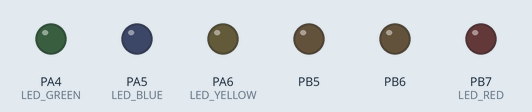
Simulated run of this program. Board: ATmega32, built with avr-gcc and emulated at 8 MHz. Shown: output pins drawn as LEDs (lit = HIGH). Pins used as bus, display or sensor lines are not drawn.

Above: at 0.2 s.
At 1.3 s:
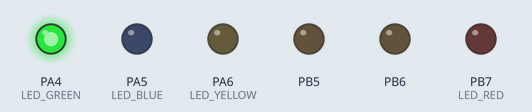
At 2.4 s:
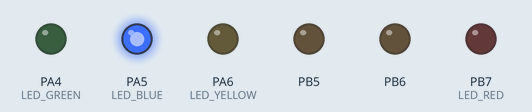
At 5.1 s:
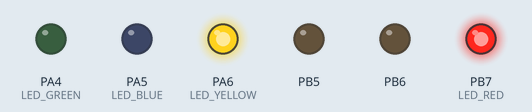
At 7.8 s:
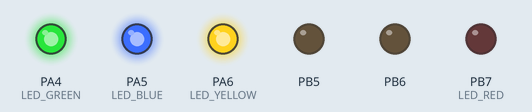
At 10.5 s:
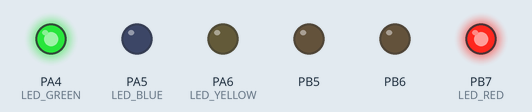
Timing chart, 0 to 11.3 s (numbered marks = the images above):
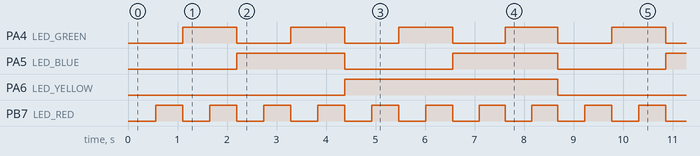

Measured:
- by itself, PA4 (LED_GREEN): alternates HIGH for 1.1 s and LOW for 1.1 s
- by itself, PA5 (LED_BLUE): alternates HIGH for 2.2 s and LOW for 2.2 s
- by itself, PA6 (LED_YELLOW): alternates HIGH for 4.3 s and LOW for 4.4 s
- by itself, PB7 (LED_RED): alternates HIGH for 0.55 s and LOW for 0.55 s

The program:

main.c
```c
#include "../00-LIB/STD_TYPES.h"
#include "../00-LIB/BIT_MATH.h"
#include "avr/delay.h"
/**************  APP  ********************/

#include "../03-MCAL/01-DIO/DIO_INTERFACE.h"
#include "../02-HAL/01-LED/LED_INTERFACE.h"
#include "../02-HAL/02-DIP_SWITCH/DIP_INTERFACE.h"
#include "../02-HAL/03-SSD/SSD_INTERFACE.h"
#include "../02-HAL/04-LCD/LCD_INTERFACE.h"


int main (void)
{
	HSSD_voidInitSSD();
	HLED_voidInit();
	while(1)
	{
		HSSD_voidDisplaySSD(0);
		HLED_voidTurnOff(LED_RED_t);
		HLED_voidTurnOff(LED_GREEN_t);
		HLED_voidTurnOff(LED_BLUE_t);
		HLED_voidTurnOff(LED_YELLOW_t);
		_delay_ms(500);

		HSSD_voidDisplaySSD(1);
		HLED_voidTurnOn(LED_RED_t);
		HLED_voidTurnOff(LED_GREEN_t);
		HLED_voidTurnOff(LED_BLUE_t);
		HLED_voidTurnOff(LED_YELLOW_t);
		_delay_ms(500);

		HSSD_voidDisplaySSD(2);
		HLED_voidTurnOff(LED_RED_t);
		HLED_voidTurnOn(LED_GREEN_t);
		HLED_voidTurnOff(LED_BLUE_t);
		HLED_voidTurnOff(LED_YELLOW_t);
		_delay_ms(500);

		HSSD_voidDisplaySSD(3);
		HLED_voidTurnOn(LED_RED_t);
		HLED_voidTurnOn(LED_GREEN_t);
		HLED_voidTurnOff(LED_BLUE_t);
		HLED_voidTurnOff(LED_YELLOW_t);
		_delay_ms(500);

		HSSD_voidDisplaySSD(4);
		HLED_voidTurnOff(LED_RED_t);
		HLED_voidTurnOff(LED_GREEN_t);
		HLED_voidTurnOn(LED_BLUE_t);
		HLED_voidTurnOff(LED_YELLOW_t);
		_delay_ms(500);

		HSSD_voidDisplaySSD(5);
		HLED_voidTurnOn(LED_RED_t);
		HLED_voidTurnOff(LED_GREEN_t);
		HLED_voidTurnOn(LED_BLUE_t);
		HLED_voidTurnOff(LED_YELLOW_t);
		_delay_ms(500);

		HSSD_voidDisplaySSD(6);
		HLED_voidTurnOff(LED_RED_t);
		HLED_voidTurnOn(LED_GREEN_t);
		HLED_voidTurnOn(LED_BLUE_t);
		HLED_voidTurnOff(LED_YELLOW_t);
		_delay_ms(500);

		HSSD_voidDisplaySSD(7);
		HLED_voidTurnOn(LED_RED_t);
		HLED_voidTurnOn(LED_GREEN_t);
		HLED_voidTurnOn(LED_BLUE_t);
		HLED_voidTurnOff(LED_YELLOW_t);
		_delay_ms(500);

		HSSD_voidDisplaySSD(8);
		HLED_voidTurnOff(LED_RED_t);
		HLED_voidTurnOff(LED_GREEN_t);
		HLED_voidTurnOff(LED_BLUE_t);
		HLED_voidTurnOn(LED_YELLOW_t);
		_delay_ms(500);

		HSSD_voidDisplaySSD(9);
		HLED_voidTurnOn(LED_RED_t);
		HLED_voidTurnOff(LED_GREEN_t);
		HLED_voidTurnOff(LED_BLUE_t);
		HLED_voidTurnOn(LED_YELLOW_t);
		_delay_ms(500);

		HSSD_voidDisplaySSD(10);
		HLED_voidTurnOff(LED_RED_t);
		HLED_voidTurnOn(LED_GREEN_t);
		HLED_voidTurnOff(LED_BLUE_t);
		HLED_voidTurnOn(LED_YELLOW_t);
		_delay_ms(500);

		HSSD_voidDisplaySSD(11);
		HLED_voidTurnOn(LED_RED_t);
		HLED_voidTurnOn(LED_GREEN_t);
		HLED_voidTurnOff(LED_BLUE_t);
		HLED_voidTurnOn(LED_YELLOW_t);
		_delay_ms(500);

		HSSD_voidDisplaySSD(12);
		HLED_voidTurnOff(LED_RED_t);
		HLED_voidTurnOff(LED_GREEN_t);
		HLED_voidTurnOn(LED_BLUE_t);
		HLED_voidTurnOn(LED_YELLOW_t);
		_delay_ms(500);

		HSSD_voidDisplaySSD(13);
		HLED_voidTurnOn(LED_RED_t);
		HLED_voidTurnOff(LED_GREEN_t);
		HLED_voidTurnOn(LED_BLUE_t);
		HLED_voidTurnOn(LED_YELLOW_t);
		_delay_ms(500);

		HSSD_voidDisplaySSD(14);
		HLED_voidTurnOff(LED_RED_t);
		HLED_voidTurnOn(LED_GREEN_t);
		HLED_voidTurnOn(LED_BLUE_t);
		HLED_voidTurnOn(LED_YELLOW_t);
		_delay_ms(500);

		HSSD_voidDisplaySSD(15);
		HLED_voidTurnOn(LED_RED_t);
		HLED_voidTurnOn(LED_GREEN_t);
		HLED_voidTurnOn(LED_BLUE_t);
		HLED_voidTurnOn(LED_YELLOW_t);
		_delay_ms(500);
	}
	return 0;
}
```

LED_CONFIG.h
```c
/*==================================================================================*
 * File        : LED_CONFIG.h  														*
 * Description :																   	*
 * Author      : Mahmoud Gharib Embedded SW Engineer 								*
 * Date        : 																	*
 * Git account : https://github.com/Mahmoud-Gharib									*
 * mail        : mahmoudgharib99999@gmail.com 										*
 *==================================================================================*/
#ifndef LED_CONFIG_H
#define LED_CONFIG_H


#define LED_GREEN     DIO_u8_PIN4
#define LED_BLUE      DIO_u8_PIN5
#define LED_YELLOW    DIO_u8_PIN6
#define LED_RED       DIO_u8_PIN7

#endif
```

DIP_CONFIG.h
```c
/*==================================================================================*
 * File        : DIP_CONFIG.h  														*
 * Description :																   	*
 * Author      : Mahmoud Gharib Embedded SW Engineer 								*
 * Date        : 																	*
 * Git account : https://github.com/Mahmoud-Gharib									*
 * mail        : mahmoudgharib99999@gmail.com 										*
 *==================================================================================*/
#ifndef DIP_CONFIG_H
#define DIP_CONFIG_H

#define SWITCH_1    DIO_u8_PIN7
#define SWITCH_2    DIO_u8_PIN6
#define SWITCH_3    DIO_u8_PIN5
#define SWITCH_4    DIO_u8_PIN3

#endif
```

SSD_CONFIG.h
```c
/*==================================================================================*
 * File        : SSD_CONFIG.h  														*
 * Description :																   	*
 * Author      : Mahmoud Gharib Embedded SW Engineer 								*
 * Date        : 																	*
 * Git account : https://github.com/Mahmoud-Gharib									*
 * mail        : mahmoudgharib99999@gmail.com 										*
 *==================================================================================*/
#ifndef SSD_CONFIG_H
#define SSD_CONFIG_H


#endif
```

LCD_CONFIG.h
```c
/*==================================================================================*
 * File        : LCD_CONFIG.h  														*
 * Description :																   	*
 * Author      : Mahmoud Gharib Embedded SW Engineer 								*
 * Date        : 																	*
 * Git account : https://github.com/Mahmoud-Gharib									*
 * mail        : mahmoudgharib99999@gmail.com 										*
 *==================================================================================*/
#ifndef LCD_CONFIG_H
#define LCD_CONFIG_H

/*==========================*
* SELECT LCD MODE :			*
*		1._4_BIT_MODE		*
*		2._8_BIT_MODE		*
*===========================*/

#define LCD_MODE         	_4_BIT_MODE

#define LCD_DATA_PORT    	DIO_u8_PORTB

#define LCD_DATA_PIN_4   	DIO_u8_PIN0
#define LCD_DATA_PIN_5	 	DIO_u8_PIN1
#define LCD_DATA_PIN_6	 	DIO_u8_PIN2
#define LCD_DATA_PIN_7	 	DIO_u8_PIN4

#define LCD_CONTROL_PORT    DIO_u8_PORTA

#define LCD_RS_PIN       	DIO_u8_PIN3
#define LCD_EN_PIN       	DIO_u8_PIN2

#endif
```

LED_INTERFACE.h
```c
/*==================================================================================*
 * File        : LED_INTERFACE.h     												*
 * Description : This file includes LED Driver prototypes and macros				*
 * Author      : Mahmoud Gharib Embedded SW Engineer 								*
 * Date        : 																	*
 * Git account : https://github.com/Mahmoud-Gharib									*
 * mail        : mahmoudgharib99999@gmail.com 										*
 *==================================================================================*/

#ifndef LED_INTERFACE_H
#define LED_INTERFACE_H

#include "../../00-LIB/STD_TYPES.h"

enum Led
{
	LED_GREEN_t = 1,
	LED_BLUE_t     ,
	LED_YELLOW_t   ,
	LED_RED_t

}LED_t;


/*Prototypes LED DRIVERS*/
void HLED_voidInit  (void);
void HLED_voidTurnOn  (u8 Copy_u8LedPinId);
void HLED_voidTurnOff (u8 Copy_u8LedPinId);

#endif
```

LED_PROGRAM.c
```c
/*==================================================================================*
 * File        : LED_PROGRAM.c														*
 * Description : This file includes LED Driver implementations 				      	*
 * Author      : Mahmoud Gharib Embedded SW Engineer 								*
 * Date        : 																	*
 * Git account : https://github.com/Mahmoud-Gharib									*
 * mail        : mahmoudgharib99999@gmail.com 										*
 *==================================================================================*/

/************ LIB  **********/
#include "../../00-LIB/STD_TYPES.h"
#include "../../00-LIB/BIT_MATH.h"

/************ MCAL **********/
#include "../../03-MCAL/01-DIO/DIO_INTERFACE.h"

/************ HAL **********/
#include "LED_CONFIG.h"
#include "LED_PRIVATE.h"
#include "LED_INTERFACE.h"

void HLED_voidInit  (void)
{
	MDIO_voidSetPinDirection (DIO_u8_PORTA , LED_GREEN ,DIO_u8_OUTPUT);
	MDIO_voidSetPinDirection (DIO_u8_PORTA , LED_BLUE ,DIO_u8_OUTPUT);
	MDIO_voidSetPinDirection (DIO_u8_PORTA , LED_YELLOW ,DIO_u8_OUTPUT);
	MDIO_voidSetPinDirection (DIO_u8_PORTB , LED_RED ,DIO_u8_OUTPUT);
}

void HLED_voidTurnOn ( u8 Copy_u8LedPinId)
{
	switch(Copy_u8LedPinId)
	{
		case LED_GREEN_t:
			MDIO_voidSetPinValue(DIO_u8_PORTA , LED_GREEN ,DIO_u8_HIGH);
			break;
		case LED_BLUE_t:
			MDIO_voidSetPinValue(DIO_u8_PORTA , LED_BLUE ,DIO_u8_HIGH);
			break;
		case LED_YELLOW_t:
			MDIO_voidSetPinValue(DIO_u8_PORTA , LED_YELLOW ,DIO_u8_HIGH);
			break;
		case LED_RED_t:
			MDIO_voidSetPinValue(DIO_u8_PORTB , LED_RED ,DIO_u8_HIGH);
			break;
		default :
			break;
	}
}

void HLED_voidTurnOff ( u8 Copy_u8LedPinId)
{
	switch(Copy_u8LedPinId)
		{
			case LED_GREEN_t:
				MDIO_voidSetPinValue(DIO_u8_PORTA , LED_GREEN ,DIO_u8_LOW);
				break;
			case LED_BLUE_t:
				MDIO_voidSetPinValue(DIO_u8_PORTA , LED_BLUE ,DIO_u8_LOW);
				break;
			case LED_YELLOW_t:
				MDIO_voidSetPinValue(DIO_u8_PORTA , LED_YELLOW ,DIO_u8_LOW);
				break;
			case LED_RED_t:
				MDIO_voidSetPinValue(DIO_u8_PORTB , LED_RED ,DIO_u8_LOW);
				break;
			default :
				break;
		}
}
```

DIP_INTERFACE.h
```c
/*==================================================================================*
 * File        : DIP_INTERFACE.h     												*
 * Description : This file includes DIP SWITCH Driver prototypes and macros			*
 * Author      : Mahmoud Gharib Embedded SW Engineer 								*
 * Date        : 																	*
 * Git account : https://github.com/Mahmoud-Gharib									*
 * mail        : mahmoudgharib99999@gmail.com 										*
 *==================================================================================*/

#ifndef DIP_INTERFACE_H
#define DIP_INTERFACE_H

#include "../../00-LIB/STD_TYPES.h"
enum SWITCH
{
	SWITCH_1_t = 1,
	SWITCH_2_t    ,
	SWITCH_3_t    ,
	SWITCH_4_t

}SWITCH_t;
/*Prototypes DIP SWITCH DRIVERS*/
void HSWITCH_voidInit  (void);
u8 HDIP_u8GetPressedKey  ( u8 Copy_u8SwitchId);


#endif
```

DIP_PROGRAM.c
```c
/*==================================================================================*
 * File        : DIP_PROGRAM.c														*
 * Description : This file includes DIP SWITCH Driver implementations 				*
 * Author      : Mahmoud Gharib Embedded SW Engineer 								*
 * Date        : 																	*
 * Git account : https://github.com/Mahmoud-Gharib									*
 * mail        : mahmoudgharib99999@gmail.com 										*
 *==================================================================================*/

/************ LIB  **********/
#include "../../00-LIB/STD_TYPES.h"
#include "../../00-LIB/BIT_MATH.h"

/************ MCAL **********/
#include "../../03-MCAL/01-DIO/DIO_INTERFACE.h"

/************ HAL **********/
#include "DIP_CONFIG.h"
#include "DIP_PRIVATE.h"
#include "DIP_INTERFACE.h"

void HSWITCH_voidInit  (void)
{
	MDIO_voidSetPinDirection (DIO_u8_PORTD , SWITCH_1 ,DIO_u8_INPUT);
	MDIO_voidSetPinDirection (DIO_u8_PORTD , SWITCH_2 ,DIO_u8_INPUT);
	MDIO_voidSetPinDirection (DIO_u8_PORTD , SWITCH_3 ,DIO_u8_INPUT);
	MDIO_voidSetPinDirection (DIO_u8_PORTD , SWITCH_4 ,DIO_u8_INPUT);
}

u8 HDIP_u8GetPressedKey  (u8 Copy_u8SwitchPinId)
{
	u8 Local_u8VALUE  = 0;
	switch(Copy_u8SwitchPinId)
	{
		case SWITCH_1_t:
			Local_u8VALUE = MDIO_u8GetPinValue(DIO_u8_PORTD , SWITCH_1);
			break;
		case SWITCH_2_t:
			Local_u8VALUE = MDIO_u8GetPinValue(DIO_u8_PORTD , SWITCH_2);
			break;
		case SWITCH_3_t:
			Local_u8VALUE = MDIO_u8GetPinValue(DIO_u8_PORTD , SWITCH_3);
			break;
		case SWITCH_4_t:
			Local_u8VALUE = MDIO_u8GetPinValue(DIO_u8_PORTD , SWITCH_4);
			break;
		default :
			break;
	}
	return Local_u8VALUE;
}
```

SSD_INTERFACE.h
```c
/*==================================================================================*
 * File        : SSD_INTERFACE.h     												*
 * Description : This file includes SSD Driver prototypes and macros				*
 * Author      : Mahmoud Gharib Embedded SW Engineer 								*
 * Date        : 																	*
 * Git account : https://github.com/Mahmoud-Gharib									*
 * mail        : mahmoudgharib99999@gmail.com 										*
 *==================================================================================*/

#ifndef SSD_INTERFACE_H
#define SSD_INTERFACE_H

#include "../../00-LIB/STD_TYPES.h"

enum DIGITS
{
	ONES_T = 1 ,
	TENS_T     ,
	HUNDREDS_T ,
	THOUSANDS_T
}DIGITS_t;

/*Prototypes SSD DRIVERS*/
void HSSD_voidInitSSD(void);
void HSSD_voidDisplayDigitSSD(u8 Copy_u8Number,u8 Copy_u8SSD);
void HSSD_voidDisplaySSD(u16 Copy_u16FullNumber);
void HSSD_voidCountDownSSD(u16 Copy_u16FullNumber);
void HSSD_voidCountUpSSD(u16 Copy_u16FullNumber);

#endif
```

LCD_INTERFACE.h
```c
/*==================================================================================*
 * File        : LCD_INTERFACE.h     												*
 * Description : This file includes LCD Driver prototypes and macros				*
 * Author      : Mahmoud Gharib Embedded SW Engineer 								*
 * Date        : 																	*
 * Git account : https://github.com/Mahmoud-Gharib									*
 * mail        : mahmoudgharib99999@gmail.com 										*
 *==================================================================================*/

#ifndef LCD_INTERFACE_H
#define LCD_INTERFACE_H

#include "../../00-LIB/STD_TYPES.h"

/*Modes macros*/
#define _4_BIT_MODE  4
#define _8_BIT_MODE  8

/*Prototypes LCD DRIVERS*/
void HLCD_voidInit(void);
void HLCD_voidSendCommand(u8 Copy_u8Cmd);
void HLCD_voidSendData(u8 Copy_u8Data);
void HLCD_voidClearDisplay(void);
void HLCD_voidSendString(const u8 *Ptr_u8PtrString);
void HLCD_voidGoToPosition(u8 Copy_u8RowNum,u8 Copy_u8ColNum);
void HLCD_voidDisplayNumber(s32 Copy_s32Number);
void HLCD_voidDisplaySpecialChar(u8* Ptr_u8PtrChar,u8 CGRam_index,u8 Copy_u8RowNum,u8 Copy_u8ColNum);

#endif
```

BIT_MATH.h
```c
/*==============================================================================*
 * File        : BIT_MATH.h							     						*
 * Description : This file includes macros used for Bit manipulation          	*
 * Author      : Mahmoud Gharib Embedded SW Engineer 							*
 * Date        : 														        *
 * Git account : https://github.com/Mahmoud-Gharib								*
 * mail        : mahmoudgharib99999@gmail.com 									*
 *==============================================================================*/
#ifndef BIT_MATH_H_
#define BIT_MATH_H_

/*Bit-Math macros*/
#define SET_BIT(REG , BIT)     REG |= 1<<BIT
#define CLR_BIT(REG , BIT)     REG &= ~(1<<BIT)
#define TOG_BIT(REG , BIT)     REG ^= 1<<BIT
#define GET_BIT(REG , BIT)     ((REG >> BIT) & 1)

#endif
```

STD_TYPES.h
```c
/*==============================================================================*
 * File        : STD_TYPES.h													*
 * Description : This file includes macros for standard data types          	*
 * Author      : Mahmoud Gharib Embedded SW Engineer 							*
 * Date        : 														        *
 * Git account : https://github.com/Mahmoud-Gharib								*
 * mail        : mahmoudgharib99999@gmail.com 									*
 *==============================================================================*/
#ifndef STD_TYPES_H_
#define STD_TYPES_H_

/*unsigned Integer data types*/
typedef unsigned char         u8;
typedef unsigned short int    u16;
typedef unsigned long int     u32;
typedef unsigned long  long   u64;
/*signed Integer data types*/
typedef signed char          s8;
typedef signed short  int    s16;
typedef signed long int      s32;
typedef signed long  long    s64;
/*Real data types*/
typedef float            f32;
typedef double           f64;
typedef long double      f96;

#endif
```

LED_PRIVATE.h
```c
/*==============================================================================*
 * File        : LED_PRIVATE.h													*
 * Description : 												          	 	*
 * Author      : Mahmoud Gharib Embedded SW Engineer 							*
 * Date        : 																*
 * Git account : https://github.com/Mahmoud-Gharib								*
 * mail        : mahmoudgharib99999@gmail.com 									*
 *==============================================================================*/
#ifndef LED_PRIVATE_H
#define LED_PRIVATE_H


#endif
```

DIP_PRIVATE.h
```c
/*==============================================================================*
 * File        : DIP_PRIVATE.h													*
 * Description : 												          	 	*
 * Author      : Mahmoud Gharib Embedded SW Engineer 							*
 * Date        : 																*
 * Git account : https://github.com/Mahmoud-Gharib								*
 * mail        : mahmoudgharib99999@gmail.com 									*
 *==============================================================================*/
#ifndef DIP_PRIVATE_H
#define DIP_PRIVATE_H


#endif
```

SSD_PRIVATE.h
```c
/*==============================================================================*
 * File        : SSD_PRIVATE.h													*
 * Description : 												          	 	*
 * Author      : Mahmoud Gharib Embedded SW Engineer 							*
 * Date        : 																*
 * Git account : https://github.com/Mahmoud-Gharib								*
 * mail        : mahmoudgharib99999@gmail.com 									*
 *==============================================================================*/
#ifndef SSD_PRIVATE_H
#define SSD_PRIVATE_H


#endif
```

LCD_PRIVATE.h
```c
/*==============================================================================*
 * File        : LCD_PRIVATE.h													*
 * Description : 												          	 	*
 * Author      : Mahmoud Gharib Embedded SW Engineer 							*
 * Date        : 																*
 * Git account : https://github.com/Mahmoud-Gharib								*
 * mail        : mahmoudgharib99999@gmail.com 									*
 *==============================================================================*/
#ifndef LCD_PRIVATE_H
#define LCD_PRIVATE_H


#endif
```

DIO_CONFIG.h
```c
/*==================================================================================*
 * File        : DIO_CONFIG.h  														*
 * Description :																   	*
 * Author      : Mahmoud Gharib Embedded SW Engineer 								*
 * Date        : 																	*
 * Git account : https://github.com/Mahmoud-Gharib									*
 * mail        : mahmoudgharib99999@gmail.com 										*
 *==================================================================================*/
#ifndef DIO_CONFIG_H
#define DIO_CONFIG_H


#endif
```

Source omitted: SSD_PROGRAM.c (15939 bytes), LCD_PROGRAM.c (6031 bytes), DIO_INTERFACE.h (1706 bytes), DIO_PRIVATE.h (1366 bytes), DIO_PROGRAM.c (4054 bytes)
